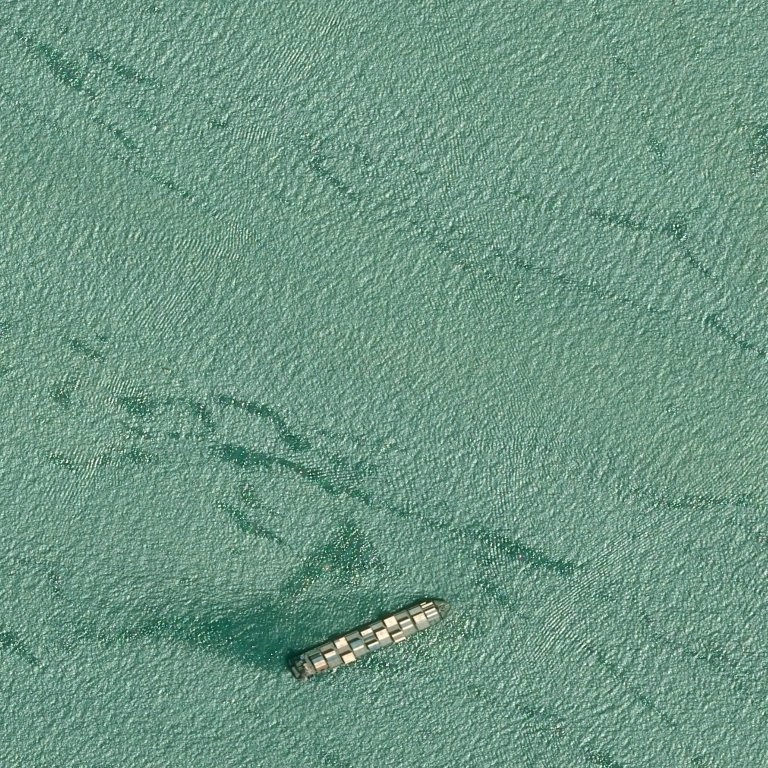
#> input picture data/persistent/gimp_hls/03a5fd8d2/Hm009.jpg, 768 x 768 px, given as the content of the folder data/train_768, which was not available
$ jupyter execute image_io_speed_test.ipynb   (shell and % lines are left out)   (text cells are left out)
#> lines starting #> are read from the running program, lines starting #| are printed output that depends on the picture; pictures that were not available may be replaced by others from this repository, and a replacement may not be noted
[cell 1]
import os
import time
import numpy as np
import cv2

[cell 2]
ship_dir = "data/input/"
train_768_dir = os.path.join("data", "train_768")
train_256_dir = os.path.join(ship_dir, "train_256")
img_ids = os.listdir(train_768_dir)
len(img_ids)

[cell 3]
def read_from_large(img, ij):
    i, j = ij_pairs[ij]
    tile = img[i * 256:(i + 1) * 256, j * 256:(j + 1) * 256, :]
    tile = cv2.cvtColor(tile, cv2.COLOR_BGR2RGB).astype(np.float32) / 255.0
    return tile

def read_from_small(img_id, ij):
    filebase, fileext = img_id.split('.')
    tile_id = f'{filebase}_{ij}.{fileext}'
    tile = cv2.imread(os.path.join(train_256_dir, tile_id))
    tile = cv2.cvtColor(tile, cv2.COLOR_BGR2RGB).astype(np.float32) / 255.0
    return tile

def from_large(img_id, ij, kl):
    img = cv2.imread(os.path.join(train_768_dir, img_id))
    tile1 = read_from_large(img, ij)
    tile2 = read_from_large(img, kl)
    return np.dstack([tile1, tile2])

def from_small(img_id, ij, kl):
    tile1 = read_from_small(img_id, ij)
    tile2 = read_from_small(img_id, kl)
    return np.dstack([tile1, tile2])

def from_both(img_id, ij, kl):
    img = cv2.imread(os.path.join(train_768_dir, img_id))
    tile1 = read_from_large(img, ij)
    tile2 = read_from_small(img_id, kl)
    return np.dstack([tile1, tile2])

n_steps = 500

ij_pairs = ((0, 0), (0, 1), (0, 2),
            (1, 0), (1, 1), (1, 2),
            (2, 0), (2, 1), (2, 2))
ijkl = []
for i in range(n_steps):
    ij, kl = np.random.choice(len(ij_pairs), 2, replace=False)
    ijkl.append((ij, kl))

img_id_list = np.random.choice(img_ids, n_steps)
t0 = time.time()
for (ij, kl), img_id in zip(ijkl, img_id_list):
    _ = from_large(img_id, ij, kl)
#> in from_large, img is the input picture: shape (768, 768, 3); mean B, G, R 132.1, 150.8, 109.3
#> in read_from_large, `tile = img[i * 256:(i + 1) * 256, j * 256:(j + 1) * 256, :]`:
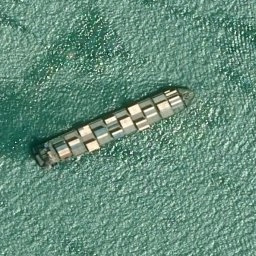
#> tile: shape (256, 256, 3); mean B, G, R 123.2, 141.4, 100.5
#> in read_from_large, `tile = cv2.cvtColor(tile, cv2.COLOR_BGR2RGB).astype(np.float32) / 255.0`:
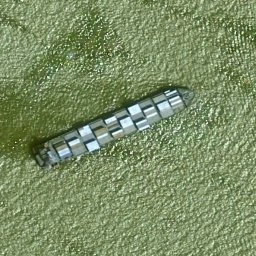
#> tile: shape (256, 256, 3) float32; mean B, G, R 0.394, 0.554, 0.483
#> call 2 of read_from_large, with ij = 2
#> in read_from_large (call 2), `tile = img[i * 256:(i + 1) * 256, j * 256:(j + 1) * 256, :]`:
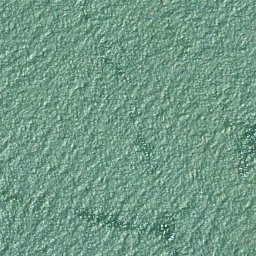
#> tile: shape (256, 256, 3); mean B, G, R 134.6, 154.2, 113.1
#> in read_from_large (call 2), `tile = cv2.cvtColor(tile, cv2.COLOR_BGR2RGB).astype(np.float32) / 255.0`:
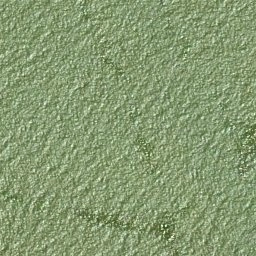
#> tile: shape (256, 256, 3) float32; mean B, G, R 0.444, 0.605, 0.528
print('from_large:', time.time() - t0)

img_id_list = np.random.choice(img_ids, n_steps)
t0 = time.time()
for (ij, kl), img_id in zip(ijkl, img_id_list):
    _ = from_small(img_id, ij, kl)
print('from_small:', time.time() - t0)

img_id_list = np.random.choice(img_ids, n_steps)
t0 = time.time()
for (ij, kl), img_id in zip(ijkl, img_id_list):
    _ = from_both(img_id, ij, kl)
print('from_both: ', time.time() - t0)
